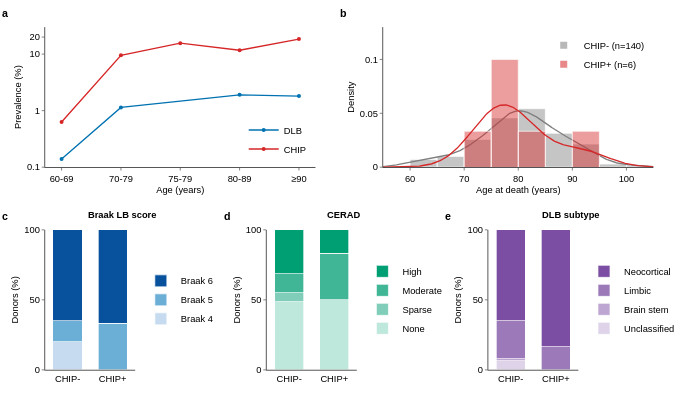

The cell this chart's notebook holds for it:
### Code cell
import numpy as np
import pandas as pd
import plotly.graph_objects as go
from scipy.stats import gaussian_kde

# ---------- physical units ----------
U_ = 96 / 25.4
pt = lambda p: p * 96 / 72
mm = lambda m: m * U_

FONT = "Arial"
TEXT_PT, LETTER_PT, LINE_PT, TICK_PT = 7.0, 8.0, 0.5, 2.0
TEXT, LETTER, LINE, TICK = pt(TEXT_PT), pt(LETTER_PT), pt(LINE_PT), pt(TICK_PT)
font = dict(family=FONT, size=TEXT, color="black")

# ---------- page grid (mm) ----------
PAGE_W = 180
PAD_T, PLOT_H = 6, 38
ROW1_H = PAD_T + PLOT_H + 11
ROW2_H = PAD_T + PLOT_H + 6
PAGE_H = ROW1_H + ROW2_H
W, H = round(mm(PAGE_W)), round(mm(PAGE_H))

# panel: (cell_left, cell_top, left_pad, plot_w)   cells: c 59, d 59, e 62
GEOM = {
    1: (0,   0,      12, 72),     # a
    2: (90,  0,      12, 72),     # b
    3: (0,   ROW1_H, 12, 24),     # c
    4: (59,  ROW1_H, 12, 24),     # d
    5: (118, ROW1_H, 12, 24),     # e
}
sfx = lambda i: "" if i == 1 else str(i)
leg = lambda i: "legend" if i == 1 else f"legend{i}"

def origin(i):
    cl, ct, pl, pw = GEOM[i]
    return cl + pl, ct + PAD_T, pw

def domain(i):
    l, t, pw = origin(i)
    return ([l / PAGE_W, (l + pw) / PAGE_W],
            [1 - (t + PLOT_H) / PAGE_H, 1 - t / PAGE_H])

def legend_outside(i):
    l, t, pw = origin(i)
    return dict(x=(l + pw + 1.5) / PAGE_W, y=1 - (t + PLOT_H / 2) / PAGE_H,
                xanchor="left", yanchor="middle")

def legend_inside(i, corner):
    l, t, pw = origin(i)
    if corner == "br":
        return dict(x=(l + pw - 1) / PAGE_W, y=1 - (t + PLOT_H - 1) / PAGE_H,
                    xanchor="right", yanchor="bottom")
    if corner == "tr":
        return dict(x=(l + pw - 1) / PAGE_W, y=1 - (t + 1) / PAGE_H,
                    xanchor="right", yanchor="top")
    return dict(x=(l + 1) / PAGE_W, y=1 - (t + 1) / PAGE_H,
                xanchor="left", yanchor="top")

def legend_style(pos, reverse=False):
    return dict(**pos, bgcolor="rgba(0,0,0,0)", borderwidth=0, itemwidth=30,
                tracegroupgap=0, font=font,
                traceorder="reversed" if reverse else "normal")

def rgba(hex_, a):
    return f"rgba({int(hex_[1:3],16)},{int(hex_[3:5],16)},{int(hex_[5:7],16)},{a})"

def tints(hex_, n):
    r, g, b = (int(hex_[i:i + 2], 16) for i in (1, 3, 5))
    return ["#%02X%02X%02X" % tuple(round(c + (255 - c) * 0.75 * (1 - i / max(n - 1, 1)))
            for c in (r, g, b)) for i in range(n)]

# ---------- data ----------
path = "/mnt/claw-raid/elliot/P001_CHIP/Data/processed/Pathology/Pathology plots csvs.csv"
df = pd.read_csv(path)
df["CHIPraw"] = df["CHIP?"].astype(str).str.strip()
df["CHIP"] = df["CHIPraw"].map({"N": "CHIP-", "Y": "CHIP+"})
df["CERAD"] = (df["CERAD"].astype(str).str.strip()
               .map({"no plaques": "None", "sparse neuritic plaques": "Sparse",
                     "moderate density of neuritic plaques": "Moderate",
                     "high density of neuritic plaques": "High"}))
df["DLB Subtype"] = df["DLB Subtype"].astype(str).str.strip()
groups = ["CHIP-", "CHIP+"]

fig = go.Figure()

# ---------- a: prevalence by age ----------
ages = ["60-69", "70-79", "75-79", "80-89", "≥90"]
dlb = [0.14, 1.14, None, 1.9, 1.81]
chip = [0.63, 9.5, 15.6, 11.7, 18.4]
for name, y, col in [("DLB", dlb, "#0072B2"), ("CHIP", chip, "#D62728")]:
    fig.add_trace(go.Scatter(
        x=ages, y=y, name=name, mode="lines+markers", connectgaps=True,
        line=dict(color=col, width=LINE * 2), marker=dict(color=col, size=4),
        xaxis="x", yaxis="y", legend=leg(1), hoverinfo="skip"))

# ---------- b: age-at-death density (n shown only here) ----------
edges = np.arange(55, 106, 5)
xgrid = np.linspace(55, 105, 300)
ymax = 0
for k, lab, col in [("N", "CHIP-", "#7F7F7F"), ("Y", "CHIP+", "#D62728")]:
    a = df.loc[df["CHIPraw"] == k, "Age"].to_numpy()
    h, _ = np.histogram(a, bins=edges, density=True)
    kde = gaussian_kde(a)(xgrid)
    ymax = max(ymax, h.max(), kde.max())
    px_, py_ = [], []
    for j, hj in enumerate(h):
        px_ += [edges[j], edges[j], edges[j + 1], edges[j + 1]]
        py_ += [0, hj, hj, 0]
    fig.add_trace(go.Scatter(
        x=px_, y=py_, mode="lines", fill="toself", fillcolor=rgba(col, 0.45),
        line=dict(color="white", width=LINE), showlegend=False,
        xaxis="x2", yaxis="y2", hoverinfo="skip"))
    fig.add_trace(go.Scatter(
        x=xgrid, y=kde, mode="lines", line=dict(color=col, width=LINE * 2),
        showlegend=False, xaxis="x2", yaxis="y2", hoverinfo="skip"))
    # square legend key (dummy trace, no data)
    fig.add_trace(go.Scatter(
        x=[None], y=[None], mode="markers", name=f"{lab} (n={len(a)})",
        marker=dict(symbol="square", size=7, color=rgba(col, 0.55)),
        xaxis="x2", yaxis="y2", legend=leg(2), hoverinfo="skip"))

# ---------- c, d, e: 100% stacked bars (no n) ----------
def stacked(i, col, levels, colors, label=lambda s: str(s)):
    ct = pd.crosstab(df["CHIP"], df[col]).reindex(index=groups, columns=levels, fill_value=0)
    pct = ct.div(ct.sum(1), axis=0) * 100
    for s in levels:
        fig.add_trace(go.Bar(
            x=groups, y=pct[s], name=label(s),
            marker=dict(color=colors[s], line=dict(color="white", width=LINE)),
            xaxis=f"x{i}", yaxis=f"y{i}", legend=leg(i), hoverinfo="skip"))

braak_lv = sorted(df["Braak LB stage"].dropna().unique())
stacked(3, "Braak LB stage", braak_lv,
        dict(zip(braak_lv, ["#C6DBEF", "#6BAED6", "#08519C"][-len(braak_lv):])),
        lambda s: f"Braak {int(s)}")

cerad_lv = ["None", "Sparse", "Moderate", "High"]
stacked(4, "CERAD", cerad_lv,
        dict(zip(cerad_lv, ["#BFE8DD", "#80CEB9", "#40B696", "#009E73"])))

dlb_lv = ["Unclassified", "Brain stem", "Limbic", "Neocortical"]
stacked(5, "DLB Subtype", dlb_lv, dict(zip(dlb_lv, tints("#7B4EA3", 4))))

CELL_W = {3: 59, 4: 59, 5: 62}
subtitles = {3: "Braak LB score", 4: "CERAD", 5: "DLB subtype"}
X_NUDGE_MM, Y_NUDGE_PX = 3.0, 8

for i, txt in subtitles.items():
    cl, ct, pl, pw = GEOM[i]
    fig.add_annotation(
        text=f"<b>{txt}</b>", xref="paper", yref="paper",
        x=(cl + CELL_W[i] / 2 + X_NUDGE_MM) / PAGE_W, y=1 - (ct + PAD_T) / PAGE_H,
        xanchor="center", yanchor="bottom", yshift=Y_NUDGE_PX,
        showarrow=False, font=font)


# ---------- layout ----------
fig.update_layout(
    width=W, height=H, font=font, barmode="stack", bargap=0.35,
    paper_bgcolor="white", plot_bgcolor="white",
    margin=dict(l=0, r=0, t=0, b=0), hovermode=False, dragmode=False,
    legend=legend_style(legend_inside(1, "br")),
    legend2=legend_style(legend_inside(2, "tr")),
    legend3=legend_style(legend_outside(3), True),
    legend4=legend_style(legend_outside(4), True),
    legend5=legend_style(legend_outside(5), True),
)

ax = dict(showline=True, linecolor="black", linewidth=LINE, tickwidth=LINE,
          ticklen=TICK, showgrid=False, zeroline=False, fixedrange=True,
          title_standoff=3, title_font=font, tickfont=font)

for i in GEOM:
    xd, yd = domain(i)
    fig.update_layout({
        f"xaxis{sfx(i)}": dict(domain=xd, anchor=f"y{sfx(i)}", **ax),
        f"yaxis{sfx(i)}": dict(domain=yd, anchor=f"x{sfx(i)}", **ax)})
    cl, ct, _, _ = GEOM[i]
    fig.add_annotation(
        text="<b>" + "abcde"[i - 1] + "</b>", xref="paper", yref="paper",
        x=cl / PAGE_W, y=1 - ct / PAGE_H, xanchor="left", yanchor="top",
        showarrow=False, font=dict(family=FONT, size=LETTER, color="black"))

fig.update_layout(
    xaxis=dict(title_text="Age (years)", type="category", categoryorder="array",
               categoryarray=ages, ticks="outside"),
    yaxis=dict(title_text="Prevalence (%)", type="log",
               range=[np.log10(0.1), np.log10(30)],
               tickvals=[0.1, 1, 10, 20], ticktext=["0.1", "1", "10", "20"],
               ticks="outside"),
    xaxis2=dict(title_text="Age at death (years)", range=[55, 105],
                tickvals=[60, 70, 80, 90, 100], ticks="outside"),
    yaxis2=dict(title_text="Density", range=[0, ymax * 1.3], ticks="outside"),
)
for i in (3, 4, 5):
    fig.update_layout({
        f"xaxis{i}": dict(ticks=""),
        f"yaxis{i}": dict(title_text="Donors (%)", range=[0, 100],
                          tickvals=[0, 50, 100], ticks="outside")})

fig.write_image("pathology_figure.svg")
fig.write_image("pathology_figure.pdf")
fig.write_image("pathology_figure.png", scale=300 / 96)
fig.show(config={"staticPlot": True, "displayModeBar": False})

### Figure 1 — Plotly figure (JSON) as saved in the notebook; plotly's stock layout.template omitted (floating-point values rounded to 4 significant figures; data arrays with more than 128 entries replaced by an {"elided": "..."} marker saying what was removed)
{"data": [{"connectgaps": true, "hoverinfo": "skip", "legend": "legend", "line": {"color": "#0072B2", "width": 1.333}, "marker": {"color": "#0072B2", "size": 4}, "mode": "lines+markers", "name": "DLB", "type": "scatter", "x": ["60-69", "70-79", "75-79", "80-89", "≥90"], "xaxis": "x", "y": [0.14, 1.14, null, 1.9, 1.81], "yaxis": "y"}, {"connectgaps": true, "hoverinfo": "skip", "legend": "legend", "line": {"color": "#D62728", "width": 1.333}, "marker": {"color": "#D62728", "size": 4}, "mode": "lines+markers", "name": "CHIP", "type": "scatter", "x": ["60-69", "70-79", "75-79", "80-89", "≥90"], "xaxis": "x", "y": [0.63, 9.5, 15.6, 11.7, 18.4], "yaxis": "y"}, {"fill": "toself", "fillcolor": "rgba(127,127,127,0.45)", "hoverinfo": "skip", "line": {"color": "white", "width": 0.6667}, "mode": "lines", "showlegend": false, "type": "scatter", "x": [55, 55, 60, 60, 60, 60, 65, 65, 65, 65, 70, 70, 70, 70, 75, 75, 75, 75, 80, 80, 80, 80, 85, 85, 85, 85, 90, 90, 90, 90, 95, 95, 95, 95, 100, 100, 100, 100, 105, 105], "xaxis": "x2", "y": [0, 0, 0, 0, 0, 0.007143, 0.007143, 0, 0, 0.01, 0.01, 0, 0, 0.02571, 0.02571, 0, 0, 0.04571, 0.04571, 0, 0, 0.05429, 0.05429, 0, 0, 0.03143, 0.03143, 0, 0, 0.02143, 0.02143, 0, 0, 0.002857, 0.002857, 0, 0, 0.001429, 0.001429, 0], "yaxis": "y2"}, {"hoverinfo": "skip", "line": {"color": "#7F7F7F", "width": 1.333}, "mode": "lines", "showlegend": false, "type": "scatter", "x": {"elided": "300 float values"}, "xaxis": "x2", "y": {"elided": "300 float values"}, "yaxis": "y2"}, {"hoverinfo": "skip", "legend": "legend2", "marker": {"color": "rgba(127,127,127,0.55)", "size": 7, "symbol": "square"}, "mode": "markers", "name": "CHIP- (n=140)", "type": "scatter", "x": [null], "xaxis": "x2", "y": [null], "yaxis": "y2"}, {"fill": "toself", "fillcolor": "rgba(214,39,40,0.45)", "hoverinfo": "skip", "line": {"color": "white", "width": 0.6667}, "mode": "lines", "showlegend": false, "type": "scatter", "x": [55, 55, 60, 60, 60, 60, 65, 65, 65, 65, 70, 70, 70, 70, 75, 75, 75, 75, 80, 80, 80, 80, 85, 85, 85, 85, 90, 90, 90, 90, 95, 95, 95, 95, 100, 100, 100, 100, 105, 105], "xaxis": "x2", "y": [0, 0, 0, 0, 0, 0, 0, 0, 0, 0, 0, 0, 0, 0.03333, 0.03333, 0, 0, 0.1, 0.1, 0, 0, 0.03333, 0.03333, 0, 0, 0, 0, 0, 0, 0.03333, 0.03333, 0, 0, 0, 0, 0, 0, 0, 0, 0], "yaxis": "y2"}, {"hoverinfo": "skip", "line": {"color": "#D62728", "width": 1.333}, "mode": "lines", "showlegend": false, "type": "scatter", "x": {"elided": "300 float values"}, "xaxis": "x2", "y": {"elided": "300 float values"}, "yaxis": "y2"}, {"hoverinfo": "skip", "legend": "legend2", "marker": {"color": "rgba(214,39,40,0.55)", "size": 7, "symbol": "square"}, "mode": "markers", "name": "CHIP+ (n=6)", "type": "scatter", "x": [null], "xaxis": "x2", "y": [null], "yaxis": "y2"}, {"hoverinfo": "skip", "legend": "legend3", "marker": {"color": "#C6DBEF", "line": {"color": "white", "width": 0.6667}}, "name": "Braak 4", "type": "bar", "x": ["CHIP-", "CHIP+"], "xaxis": "x3", "y": [20.0, 0.0], "yaxis": "y3"}, {"hoverinfo": "skip", "legend": "legend3", "marker": {"color": "#6BAED6", "line": {"color": "white", "width": 0.6667}}, "name": "Braak 5", "type": "bar", "x": ["CHIP-", "CHIP+"], "xaxis": "x3", "y": [15.0, 33.33], "yaxis": "y3"}, {"hoverinfo": "skip", "legend": "legend3", "marker": {"color": "#08519C", "line": {"color": "white", "width": 0.6667}}, "name": "Braak 6", "type": "bar", "x": ["CHIP-", "CHIP+"], "xaxis": "x3", "y": [65.0, 66.67], "yaxis": "y3"}, {"hoverinfo": "skip", "legend": "legend4", "marker": {"color": "#BFE8DD", "line": {"color": "white", "width": 0.6667}}, "name": "None", "type": "bar", "x": ["CHIP-", "CHIP+"], "xaxis": "x4", "y": [48.57, 50.0], "yaxis": "y4"}, {"hoverinfo": "skip", "legend": "legend4", "marker": {"color": "#80CEB9", "line": {"color": "white", "width": 0.6667}}, "name": "Sparse", "type": "bar", "x": ["CHIP-", "CHIP+"], "xaxis": "x4", "y": [6.429, 0.0], "yaxis": "y4"}, {"hoverinfo": "skip", "legend": "legend4", "marker": {"color": "#40B696", "line": {"color": "white", "width": 0.6667}}, "name": "Moderate", "type": "bar", "x": ["CHIP-", "CHIP+"], "xaxis": "x4", "y": [13.57, 33.33], "yaxis": "y4"}, {"hoverinfo": "skip", "legend": "legend4", "marker": {"color": "#009E73", "line": {"color": "white", "width": 0.6667}}, "name": "High", "type": "bar", "x": ["CHIP-", "CHIP+"], "xaxis": "x4", "y": [31.43, 16.67], "yaxis": "y4"}, {"hoverinfo": "skip", "legend": "legend5", "marker": {"color": "#DED3E8", "line": {"color": "white", "width": 0.6667}}, "name": "Unclassified", "type": "bar", "x": ["CHIP-", "CHIP+"], "xaxis": "x5", "y": [6.429, 0.0], "yaxis": "y5"}, {"hoverinfo": "skip", "legend": "legend5", "marker": {"color": "#BDA6D1", "line": {"color": "white", "width": 0.6667}}, "name": "Brain stem", "type": "bar", "x": ["CHIP-", "CHIP+"], "xaxis": "x5", "y": [1.429, 0.0], "yaxis": "y5"}, {"hoverinfo": "skip", "legend": "legend5", "marker": {"color": "#9C7ABA", "line": {"color": "white", "width": 0.6667}}, "name": "Limbic", "type": "bar", "x": ["CHIP-", "CHIP+"], "xaxis": "x5", "y": [27.14, 16.67], "yaxis": "y5"}, {"hoverinfo": "skip", "legend": "legend5", "marker": {"color": "#7B4EA3", "line": {"color": "white", "width": 0.6667}}, "name": "Neocortical", "type": "bar", "x": ["CHIP-", "CHIP+"], "xaxis": "x5", "y": [65.0, 83.33], "yaxis": "y5"}], "layout": {"annotations": [{"font": {"color": "black", "family": "Arial", "size": 9.333}, "showarrow": false, "text": "<b>Braak LB score</b>", "x": 0.1806, "xanchor": "center", "xref": "paper", "y": 0.419, "yanchor": "bottom", "yref": "paper", "yshift": 8}, {"font": {"color": "black", "family": "Arial", "size": 9.333}, "showarrow": false, "text": "<b>CERAD</b>", "x": 0.5083, "xanchor": "center", "xref": "paper", "y": 0.419, "yanchor": "bottom", "yref": "paper", "yshift": 8}, {"font": {"color": "black", "family": "Arial", "size": 9.333}, "showarrow": false, "text": "<b>DLB subtype</b>", "x": 0.8444, "xanchor": "center", "xref": "paper", "y": 0.419, "yanchor": "bottom", "yref": "paper", "yshift": 8}, {"font": {"color": "black", "family": "Arial", "size": 10.67}, "showarrow": false, "text": "<b>a</b>", "x": 0, "xanchor": "left", "xref": "paper", "y": 1, "yanchor": "top", "yref": "paper"}, {"font": {"color": "black", "family": "Arial", "size": 10.67}, "showarrow": false, "text": "<b>b</b>", "x": 0.5, "xanchor": "left", "xref": "paper", "y": 1, "yanchor": "top", "yref": "paper"}, {"font": {"color": "black", "family": "Arial", "size": 10.67}, "showarrow": false, "text": "<b>c</b>", "x": 0, "xanchor": "left", "xref": "paper", "y": 0.4762, "yanchor": "top", "yref": "paper"}, {"font": {"color": "black", "family": "Arial", "size": 10.67}, "showarrow": false, "text": "<b>d</b>", "x": 0.3278, "xanchor": "left", "xref": "paper", "y": 0.4762, "yanchor": "top", "yref": "paper"}, {"font": {"color": "black", "family": "Arial", "size": 10.67}, "showarrow": false, "text": "<b>e</b>", "x": 0.6556, "xanchor": "left", "xref": "paper", "y": 0.4762, "yanchor": "top", "yref": "paper"}], "bargap": 0.35, "barmode": "stack", "dragmode": false, "font": {"color": "black", "family": "Arial", "size": 9.333}, "height": 397, "hovermode": false, "legend": {"bgcolor": "rgba(0,0,0,0)", "borderwidth": 0, "font": {"color": "black", "family": "Arial", "size": 9.333}, "itemwidth": 30, "tracegroupgap": 0, "traceorder": "normal", "x": 0.4611, "xanchor": "right", "y": 0.5905, "yanchor": "bottom"}, "legend2": {"bgcolor": "rgba(0,0,0,0)", "borderwidth": 0, "font": {"color": "black", "family": "Arial", "size": 9.333}, "itemwidth": 30, "tracegroupgap": 0, "traceorder": "normal", "x": 0.9611, "xanchor": "right", "y": 0.9333, "yanchor": "top"}, "legend3": {"bgcolor": "rgba(0,0,0,0)", "borderwidth": 0, "font": {"color": "black", "family": "Arial", "size": 9.333}, "itemwidth": 30, "tracegroupgap": 0, "traceorder": "reversed", "x": 0.2083, "xanchor": "left", "y": 0.2381, "yanchor": "middle"}, "legend4": {"bgcolor": "rgba(0,0,0,0)", "borderwidth": 0, "font": {"color": "black", "family": "Arial", "size": 9.333}, "itemwidth": 30, "tracegroupgap": 0, "traceorder": "reversed", "x": 0.5361, "xanchor": "left", "y": 0.2381, "yanchor": "middle"}, "legend5": {"bgcolor": "rgba(0,0,0,0)", "borderwidth": 0, "font": {"color": "black", "family": "Arial", "size": 9.333}, "itemwidth": 30, "tracegroupgap": 0, "traceorder": "reversed", "x": 0.8639, "xanchor": "left", "y": 0.2381, "yanchor": "middle"}, "margin": {"b": 0, "l": 0, "r": 0, "t": 0}, "paper_bgcolor": "white", "plot_bgcolor": "white", "width": 680, "xaxis": {"anchor": "y", "categoryarray": ["60-69", "70-79", "75-79", "80-89", "≥90"], "categoryorder": "array", "domain": [0.06667, 0.4667], "fixedrange": true, "linecolor": "black", "linewidth": 0.6667, "showgrid": false, "showline": true, "tickfont": {"color": "black", "family": "Arial", "size": 9.333}, "ticklen": 2.667, "ticks": "outside", "tickwidth": 0.6667, "title": {"font": {"color": "black", "family": "Arial", "size": 9.333}, "standoff": 3, "text": "Age (years)"}, "type": "category", "zeroline": false}, "xaxis2": {"anchor": "y2", "domain": [0.5667, 0.9667], "fixedrange": true, "linecolor": "black", "linewidth": 0.6667, "range": [55, 105], "showgrid": false, "showline": true, "tickfont": {"color": "black", "family": "Arial", "size": 9.333}, "ticklen": 2.667, "ticks": "outside", "tickvals": [60, 70, 80, 90, 100], "tickwidth": 0.6667, "title": {"font": {"color": "black", "family": "Arial", "size": 9.333}, "standoff": 3, "text": "Age at death (years)"}, "zeroline": false}, "xaxis3": {"anchor": "y3", "domain": [0.06667, 0.2], "fixedrange": true, "linecolor": "black", "linewidth": 0.6667, "showgrid": false, "showline": true, "tickfont": {"color": "black", "family": "Arial", "size": 9.333}, "ticklen": 2.667, "ticks": "", "tickwidth": 0.6667, "title": {"font": {"color": "black", "family": "Arial", "size": 9.333}, "standoff": 3}, "zeroline": false}, "xaxis4": {"anchor": "y4", "domain": [0.3944, 0.5278], "fixedrange": true, "linecolor": "black", "linewidth": 0.6667, "showgrid": false, "showline": true, "tickfont": {"color": "black", "family": "Arial", "size": 9.333}, "ticklen": 2.667, "ticks": "", "tickwidth": 0.6667, "title": {"font": {"color": "black", "family": "Arial", "size": 9.333}, "standoff": 3}, "zeroline": false}, "xaxis5": {"anchor": "y5", "domain": [0.7222, 0.8556], "fixedrange": true, "linecolor": "black", "linewidth": 0.6667, "showgrid": false, "showline": true, "tickfont": {"color": "black", "family": "Arial", "size": 9.333}, "ticklen": 2.667, "ticks": "", "tickwidth": 0.6667, "title": {"font": {"color": "black", "family": "Arial", "size": 9.333}, "standoff": 3}, "zeroline": false}, "yaxis": {"anchor": "x", "domain": [0.581, 0.9429], "fixedrange": true, "linecolor": "black", "linewidth": 0.6667, "range": [-1, 1.477], "showgrid": false, "showline": true, "tickfont": {"color": "black", "family": "Arial", "size": 9.333}, "ticklen": 2.667, "ticks": "outside", "ticktext": ["0.1", "1", "10", "20"], "tickvals": [0.1, 1, 10, 20], "tickwidth": 0.6667, "title": {"font": {"color": "black", "family": "Arial", "size": 9.333}, "standoff": 3, "text": "Prevalence (%)"}, "type": "log", "zeroline": false}, "yaxis2": {"anchor": "x2", "domain": [0.581, 0.9429], "fixedrange": true, "linecolor": "black", "linewidth": 0.6667, "range": [0, 0.13], "showgrid": false, "showline": true, "tickfont": {"color": "black", "family": "Arial", "size": 9.333}, "ticklen": 2.667, "ticks": "outside", "tickwidth": 0.6667, "title": {"font": {"color": "black", "family": "Arial", "size": 9.333}, "standoff": 3, "text": "Density"}, "zeroline": false}, "yaxis3": {"anchor": "x3", "domain": [0.05714, 0.419], "fixedrange": true, "linecolor": "black", "linewidth": 0.6667, "range": [0, 100], "showgrid": false, "showline": true, "tickfont": {"color": "black", "family": "Arial", "size": 9.333}, "ticklen": 2.667, "ticks": "outside", "tickvals": [0, 50, 100], "tickwidth": 0.6667, "title": {"font": {"color": "black", "family": "Arial", "size": 9.333}, "standoff": 3, "text": "Donors (%)"}, "zeroline": false}, "yaxis4": {"anchor": "x4", "domain": [0.05714, 0.419], "fixedrange": true, "linecolor": "black", "linewidth": 0.6667, "range": [0, 100], "showgrid": false, "showline": true, "tickfont": {"color": "black", "family": "Arial", "size": 9.333}, "ticklen": 2.667, "ticks": "outside", "tickvals": [0, 50, 100], "tickwidth": 0.6667, "title": {"font": {"color": "black", "family": "Arial", "size": 9.333}, "standoff": 3, "text": "Donors (%)"}, "zeroline": false}, "yaxis5": {"anchor": "x5", "domain": [0.05714, 0.419], "fixedrange": true, "linecolor": "black", "linewidth": 0.6667, "range": [0, 100], "showgrid": false, "showline": true, "tickfont": {"color": "black", "family": "Arial", "size": 9.333}, "ticklen": 2.667, "ticks": "outside", "tickvals": [0, 50, 100], "tickwidth": 0.6667, "title": {"font": {"color": "black", "family": "Arial", "size": 9.333}, "standoff": 3, "text": "Donors (%)"}, "zeroline": false}}}
